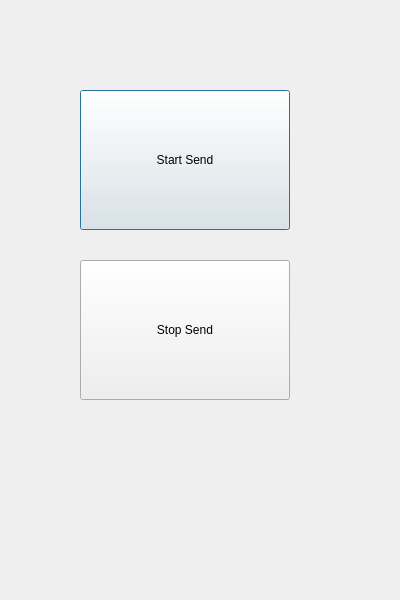
<?xml version="1.0" encoding="UTF-8"?>
<ui version="4.0">
 <class>Dialog</class>
 <widget class="QDialog" name="Dialog">
  <property name="geometry">
   <rect>
    <x>0</x>
    <y>0</y>
    <width>400</width>
    <height>600</height>
   </rect>
  </property>
  <property name="windowTitle">
   <string>Dialog</string>
  </property>
  <widget class="QPushButton" name="btnStartSend">
   <property name="geometry">
    <rect>
     <x>80</x>
     <y>90</y>
     <width>210</width>
     <height>140</height>
    </rect>
   </property>
   <property name="text">
    <string>Start Send</string>
   </property>
  </widget>
  <widget class="QPushButton" name="btnStopSend">
   <property name="geometry">
    <rect>
     <x>80</x>
     <y>260</y>
     <width>210</width>
     <height>140</height>
    </rect>
   </property>
   <property name="text">
    <string>Stop Send</string>
   </property>
  </widget>
 </widget>
 <resources/>
 <connections/>
</ui>
